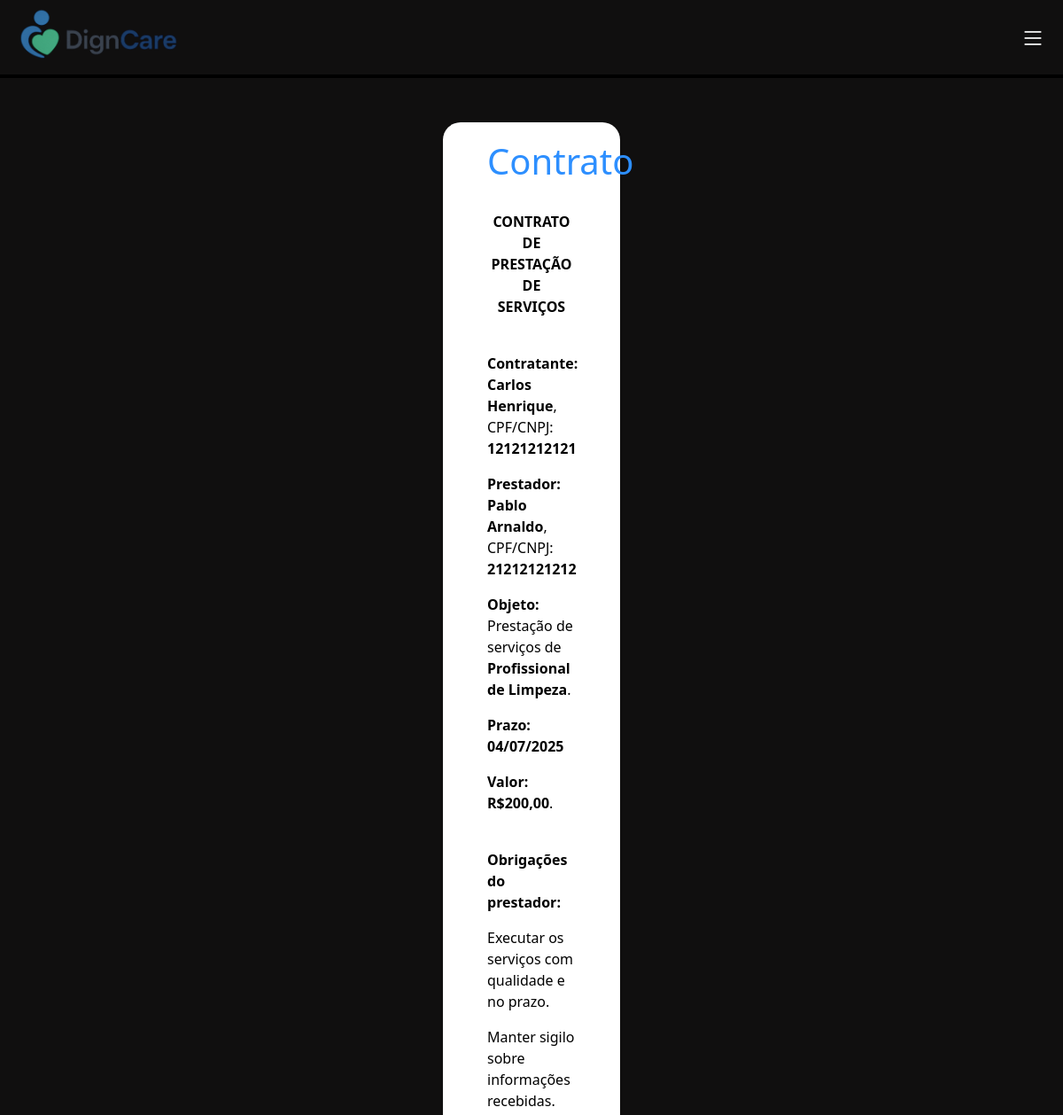
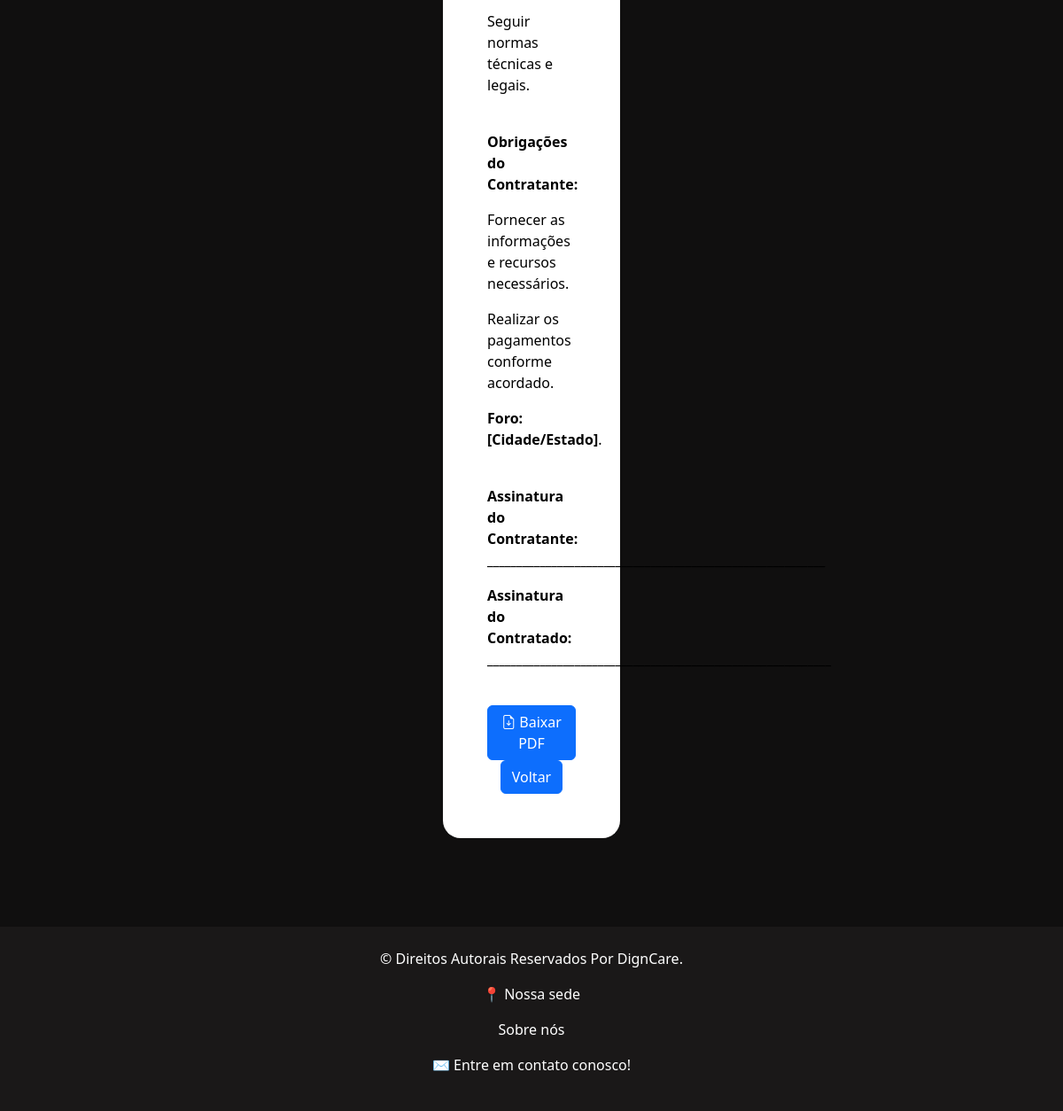
The app's page /html/contratos.php?servico_id=1 (signed in) with its own data (2 pictures, top to bottom).
### tables this page shows
CREATE TABLE `servico` (
  `servico_id` int NOT NULL AUTO_INCREMENT,
  `user_id_contratante` int NOT NULL,
  `user_id_contratado` int DEFAULT NULL,
  `local_id` int DEFAULT NULL,
  `tipoServico_id` int NOT NULL,
  `servico_data_criado` date DEFAULT NULL,
  `servico_data_realizado` date DEFAULT NULL,
  `servico_titulo` varchar(45) NOT NULL,
  `servico_descricao` varchar(250) DEFAULT NULL,
  `servico_valor` decimal(10,2) NOT NULL,
  `servico_status` varchar(45) DEFAULT NULL,
  PRIMARY KEY (`servico_id`),
  KEY `user_id_contratante_idx` (`user_id_contratante`),
  KEY `user_id_contratado_idx` (`user_id_contratado`),
  KEY `local_id_idx` (`local_id`),
  KEY `tipoServico_id_idx` (`tipoServico_id`)
);

CREATE TABLE `usuario` (
  `usr_id` int NOT NULL AUTO_INCREMENT,
  `usr_nome` varchar(50) NOT NULL,
  `usr_cpf` varchar(45) NOT NULL,
  `usr_idade` int DEFAULT NULL,
  `usr_tipo` varchar(45) DEFAULT NULL,
  `usr_email` varchar(45) NOT NULL,
  `usr_senha` varchar(100) NOT NULL,
  `tipoServico_id` int DEFAULT NULL,
  `usr_descricao` varchar(250) DEFAULT NULL,
  `local_id` int DEFAULT NULL,
  PRIMARY KEY (`usr_id`),
  UNIQUE KEY `usr_cpf_UNIQUE` (`usr_cpf`),
  UNIQUE KEY `usr_email_UNIQUE` (`usr_email`),
  UNIQUE KEY `local_id_UNIQUE` (`local_id`),
  KEY `tipoServico_id_idx` (`tipoServico_id`),
  KEY `local_id_idx` (`local_id`),
  CONSTRAINT `local_id` FOREIGN KEY (`local_id`) REFERENCES `localizacao` (`local_id`),
  CONSTRAINT `tipoServico_id` FOREIGN KEY (`tipoServico_id`) REFERENCES `tiposervico` (`tipoServico_id`)
);

CREATE TABLE `tiposervico` (
  `tipoServico_id` int NOT NULL,
  `tipoServico_nome` varchar(45) NOT NULL,
  `tipoServico_desc` varchar(500) DEFAULT NULL,
  PRIMARY KEY (`tipoServico_id`),
  UNIQUE KEY `tipoServico_id_UNIQUE` (`tipoServico_id`),
  UNIQUE KEY `tipoServico_nome_UNIQUE` (`tipoServico_nome`)
);

### html/contratos.php (the view, shortened to what this page needs)
<?php
    require_once '../php/conecta_bd.php';
    $servico_id = isset($_GET['servico_id']) ? intval($_GET['servico_id']) : 0;
    $sql = "SELECT s.servico_titulo, s.servico_valor, s.servico_descricao, s.servico_data_criado,
            s.servico_data_realizado,
            tS.tipoServico_nome AS tipoServico_nome,
            u1.usr_nome AS contratante_nome,
            u1.usr_cpf AS contratante_cpf,
            u2.usr_nome AS contratado_nome,
            u2.usr_cpf AS contratado_cpf
            FROM servico s
            JOIN tipoServico tS ON s.tipoServico_id = tS.tipoServico_id
            JOIN usuario u1 ON s.user_id_contratante = u1.usr_id
            JOIN usuario u2 ON s.user_id_contratado = u2.usr_id
            WHERE s.servico_id = :id";
    $stmt = $pdo->prepare($sql);
    $stmt->execute(['id' => $servico_id]);
    $dados = $stmt->fetch(PDO::FETCH_ASSOC);
?>
<!DOCTYPE html>
<html lang="pt-br">
<head>
    <link rel="stylesheet" href="/CSS/contratos.css">
    <link href="https://cdn.jsdelivr.net/npm/bootstrap@5.3.6/dist/css/bootstrap.min.css" rel="stylesheet"
>
    <link rel="stylesheet" href="https://cdn.jsdelivr.net/npm/bootstrap-icons@1.10.5/font/bootstrap-icons.css">
</head>
<body class="fundo">
    <header>
        <nav class="navbar borda">
            <div class="nav justify-content-start">
                <a href="/html/home.php"><img class="mexe" src="/img/logo_horizontal.png" alt="logo" width="225"></a>
            </div>
            <div class="menu-icon" type="sidbar" data-bs-toggle="offcanvas" data-bs-target="#offcanvasRight" aria-controls="offcanvasRight"><i class="bi bi-list fs-3 iconscss"></i></div>
        </nav>
    </header>
    <section class="textcolorPDF margem fundodiv">
        <div id="page">
            <h1 class="titulo">Contrato</h1><br>
            <p class="centro"><b>CONTRATO DE PRESTAÇÃO DE SERVIÇOS</b></p><br>
            <p><b>Contratante: <?= htmlspecialchars($dados['contratante_nome']) ?></b>, CPF/CNPJ: <b><?= htmlspecialchars($dados['contratante_cpf']) ?></b></p>
            <p><b>Prestador: <?= htmlspecialchars($dados['contratado_nome']) ?></b>, CPF/CNPJ: <b><?= htmlspecialchars($dados['contratado_cpf']) ?></b></p>
            <p><b>Objeto:</b> Prestação de serviços de <b><?= htmlspecialchars($dados['tipoServico_nome']) ?></b>.</p>
            <p><b>Prazo:</b><b> <?= date('d/m/Y', strtotime($dados['servico_data_realizado'])) ?></b></p>
            <p><b>Valor:</b><b> <?= 'R$' . number_format($dados['servico_valor'], 2, ',', '.') ?></b>.</p><br>
            <p><b>Obrigações do prestador:</b></p>
            <p>Executar os serviços com qualidade e no prazo.</p>
            <p>Manter sigilo sobre informações recebidas.</p>
            <p>Seguir normas técnicas e legais.</p><br>
            <p><b>Obrigações do Contratante:</b></p>
            <p>Fornecer as informações e recursos necessários.</p>
            <p>Realizar os pagamentos conforme acordado.</p>
            <p><b>Foro: [Cidade/Estado]</b>.</p>
            <br>
            <p><b>Assinatura do Contratante: __________________________________________________________ </b></p>
            <p><b>Assinatura do Contratado: ___________________________________________________________ </b></p><br>
        </div>
        <div class="centro">
            <button id="btn" class="btn btn-primary">
                <i class="bi bi-file-earmark-arrow-down"></i> Baixar PDF
            </button>
            <a href="/html/home_prestador.php" class="btn btn-primary">Voltar</a>
        </div>
    </section>
    <footer class="py-4 mt-auto texto">
        <div class="fs-6">
            <p class="mexe">&copy; Direitos Autorais Reservados Por DignCare.</p>
            <p><a class="mexe" href="https://maps.app.goo.gl/9GVxGAeCZJMZK6yYA" target="_blank">📍 Nossa sede</a></p>
            <p><a class="mexe" href="/html/sobre.php">Sobre nós</a></p>
            <p><a class="mexe" href="mailto:digncare@gmail.com">✉ Entre em contato conosco!</a></p>
        </div>
    </footer>
</body>
</html>

### CSS/contratos.css (style rules this page uses)
body { opacity: 0; transition: opacity 0.5s ease-in; }
body.loaded { opacity: 1; }
.fundo { background-color: rgba(16, 15, 15, 1) !important; }
.borda { border-bottom: 4px solid black; }
.mexe { transition: transform 0.3s ease; }
.titulo { color: #2D8FFF; text-align: center; }
.textcolorPDF { color: black; }
.margem { margin-top: 50px; margin-left: 500px; margin-right: 500px; margin-bottom: 100px; padding-left: 50px; padding-right: 50px; padding-top: 20px; padding-bottom: 50px; }
.fundodiv { background-color: white; border-radius: 20px; }
.centro { text-align: center; }
.iconscss { color:white; }
footer { margin-top: 180px; padding: 1%; background-color: rgb(26, 24, 24) ; text-align: center; }
footer > a, a:link, a:visited, a:active { text-decoration: none; color: white; }
.texto { color: white !important; font-size: 20px !important; }
.iconscss { font-size: 30px; color:white; margin-right: 20px; }

### records on screen
servico: usuario.usr_nome "Carlos Henrique", usuario.usr_cpf "12121212121", usuario.usr_nome "Pablo Arnaldo", usuario.usr_cpf "21212121212", tipoServico.tipoServico_nome "Profissional de Limpeza", servico_data_realizado "04/07/2025", servico_valor "200,00"
